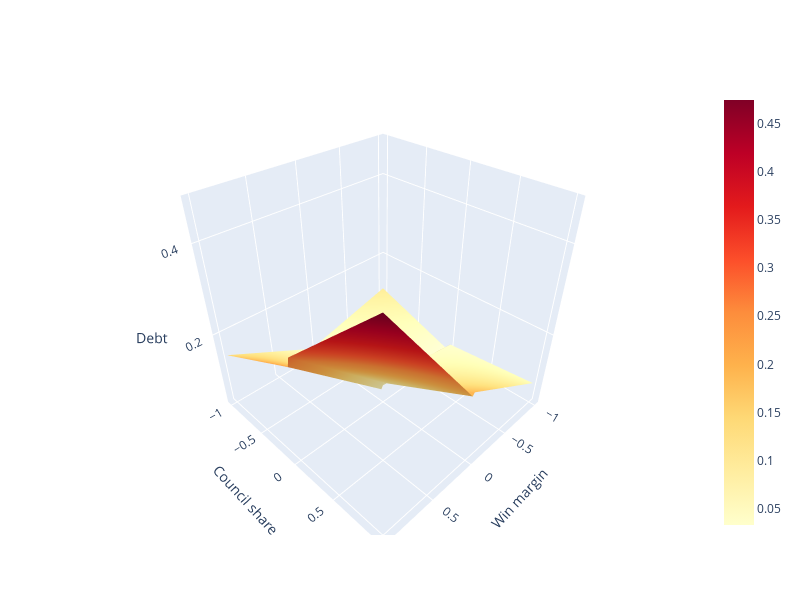

Here is the notebook cell this chart was saved with:
### Code cell
# # Variables para el modelo
variables_modelo = ["const", "X1", "X2", "T1", "T2", "X1X2", "X1T1", "X2T2"] 
model = sm.OLS(d["Y"],d[variables_modelo]).fit()
coeficientes = model.params

from mpl_toolkits.mplot3d import Axes3D
from ipywidgets import interactive, widgets

x1_valores = np.linspace(-1, 1, 100)
x2_valores = np.linspace(-1, 1, 100)
X1_mesh, X2_mesh = np.meshgrid(x1_valores, x2_valores)

    # Definir T1 y T2 basado en las condiciones
T1_mesh = (X1_mesh >= 0).astype(int)
T2_mesh = (X2_mesh >= 0).astype(int)

    # Calcular Y predicho en la grilla basado en los coeficientes
Y_pred_mesh = (coeficientes['const'] +
                   coeficientes['X1'] * X1_mesh +
                   coeficientes['X2'] * X2_mesh +
                   coeficientes['T1'] * T1_mesh +
                   coeficientes['T2'] * T2_mesh +
                   coeficientes['X1X2'] * X1_mesh * X2_mesh +
                   coeficientes['X1T1'] * X1_mesh * T1_mesh +
                   coeficientes['X2T2'] * X2_mesh * T2_mesh)


import plotly.graph_objects as go

# Definir los datos para el gráfico
fig = go.Figure(data=[go.Surface(x=X1_mesh, y=X2_mesh, z=Y_pred_mesh, colorscale='YlOrRd')])

# Actualizar el diseño del gráfico
fig.update_layout(
    title=None,
    autosize=False,
    width=800,  # Ajustado para hacer el dibujo más grande
    height=600,  # Ajustado para hacer el dibujo más grande
    margin=dict(l=65, r=50, b=65, t=90),
    scene=dict(  # Personalizar los nombres de los ejes
        xaxis_title='Win margin',
        yaxis_title='Council share',
        zaxis_title='Debt')
)

fig.show()

### Figure 1 — Plotly figure (JSON) as saved in the notebook; plotly's stock layout.template omitted (floating-point values rounded to 4 significant figures; data arrays with more than 128 entries replaced by an {"elided": "..."} marker saying what was removed)
{"data": [{"colorscale": [[0, "rgb(255,255,204)"], [0.125, "rgb(255,237,160)"], [0.25, "rgb(254,217,118)"], [0.375, "rgb(254,178,76)"], [0.5, "rgb(253,141,60)"], [0.625, "rgb(252,78,42)"], [0.75, "rgb(227,26,28)"], [0.875, "rgb(189,0,38)"], [1, "rgb(128,0,38)"]], "type": "surface", "x": {"elided": "100x100 float values"}, "y": {"elided": "100x100 float values"}, "z": {"elided": "100x100 float values"}}], "layout": {"autosize": false, "height": 600, "margin": {"b": 65, "l": 65, "r": 50, "t": 90}, "scene": {"xaxis": {"title": {"text": "Win margin"}}, "yaxis": {"title": {"text": "Council share"}}, "zaxis": {"title": {"text": "Debt"}}}, "title": {}, "width": 800}}
